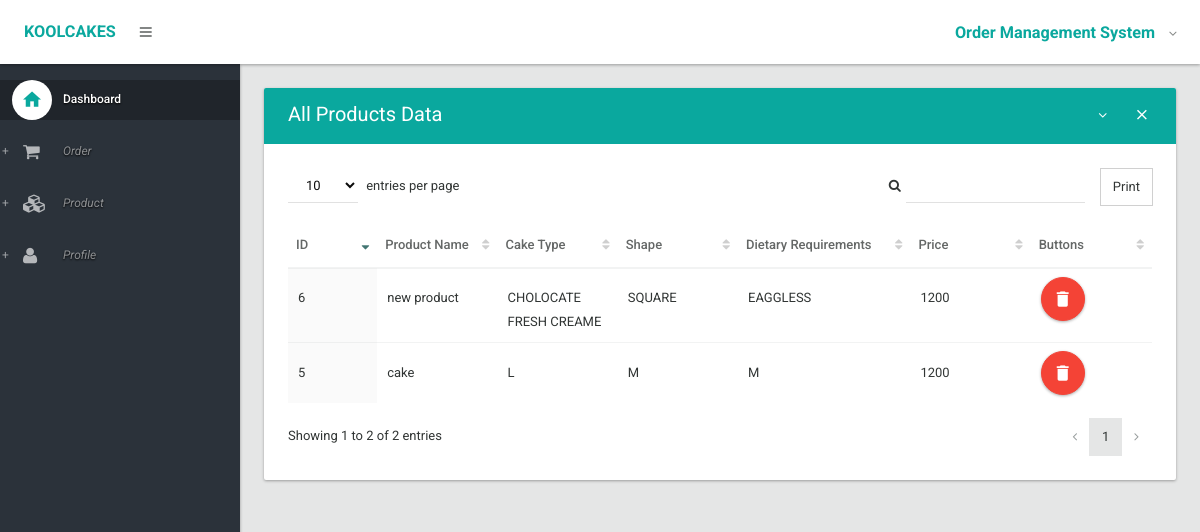
/products (signed in), run on the app's committed database.
### order/models.py (models this page shows, shortened)
class Product(models.Model):
    serving = models.CharField(max_length=100 )
    product_name = models.CharField(max_length=100)
    price = models.IntegerField()
    shape = models.CharField(max_length=50)
    cake_type = models.CharField(max_length=50)
    sponge = models.CharField(max_length=50)
    fillings = models.CharField(max_length=50)
    dietary_requirements = models.CharField(max_length=50)
    creame = models.CharField(max_length=50)
    active = models.IntegerField(default='1')

### order/views.py (the view)
# urls.py: path('products', my_order.index_product, name='home_product'),
@login_required
def index_product(request):
    products = Product.objects.filter(active='1')
    return render(request, 'index_product.html', {'products': products})

### order/templates/index_product.html
{% extends 'layout.html' %} {% block title %} All Orders {% endblock %} {% block body %}
<section>
    <div class="section-body">
        <div class="row">
            <div class="col-lg-12">
                <div class="card">
                    <div class="card-head style-primary">
                        <header>All Products Data</header>
                        <div class="tools">
                            <a class="btn btn-icon-toggle btn-collapse"><i class="fa fa-angle-down"></i></a>
                            <a class="btn btn-icon-toggle btn-close"><i class="md md-close"></i></a>
                        </div>
                    </div>
                    <div class="card-body">
                        <div class="table-responsive">
                            <table id="datatable2" class="table order-column hover">
                                <thead>
                                    <tr>
                                        <th width="70px">ID</th>
                                        <th width="100px">Product Name</th>
                                        <th width="100px">Cake Type</th>
                                        <th width="100px">Shape</th>
                                        <th width="150px">Dietary Requirements</th>
                                        <th width="100px">Price</th>
                                        <th width="100px">Buttons</th>
                                    </tr>
                                </thead>
                                <tbody>
                                    {% for product in products %}
                                    <tr class="gradeX">
                                        <td>{{ product.id }}</td>
                                        <td>{{ product.product_name }}</td>
                                        <td>{{ product.cake_type }}</td>
                                        <td>{{ product.shape }}</td>
                                        <td>{{ product.dietary_requirements }}</td>
                                        <td>{{ product.price }}</td>
                                        <td>
                                            <a href="{% url 'delete_product' product.id %}" class="btn ink-reaction btn-floating-action btn-danger" onclick="return confirm('Are you sure you want to delete this?')"><i class="md md-delete"></i> </a>
                                        </td>
                                    </tr>
                                    {% endfor %}
                                </tbody>
                            </table>
                        </div>
                    </div>
                </div>
            </div>
        </div>
    </div>
</section>
{% endblock %}

### data on the page
Product: id "5", product_name "cake", cake_type "L", shape "M", dietary_requirements "M", price "1200"
Product: id "6", product_name "new product", cake_type "CHOLOCATE FRESH CREAME", shape "SQUARE", dietary_requirements "EAGGLESS", price "1200"
